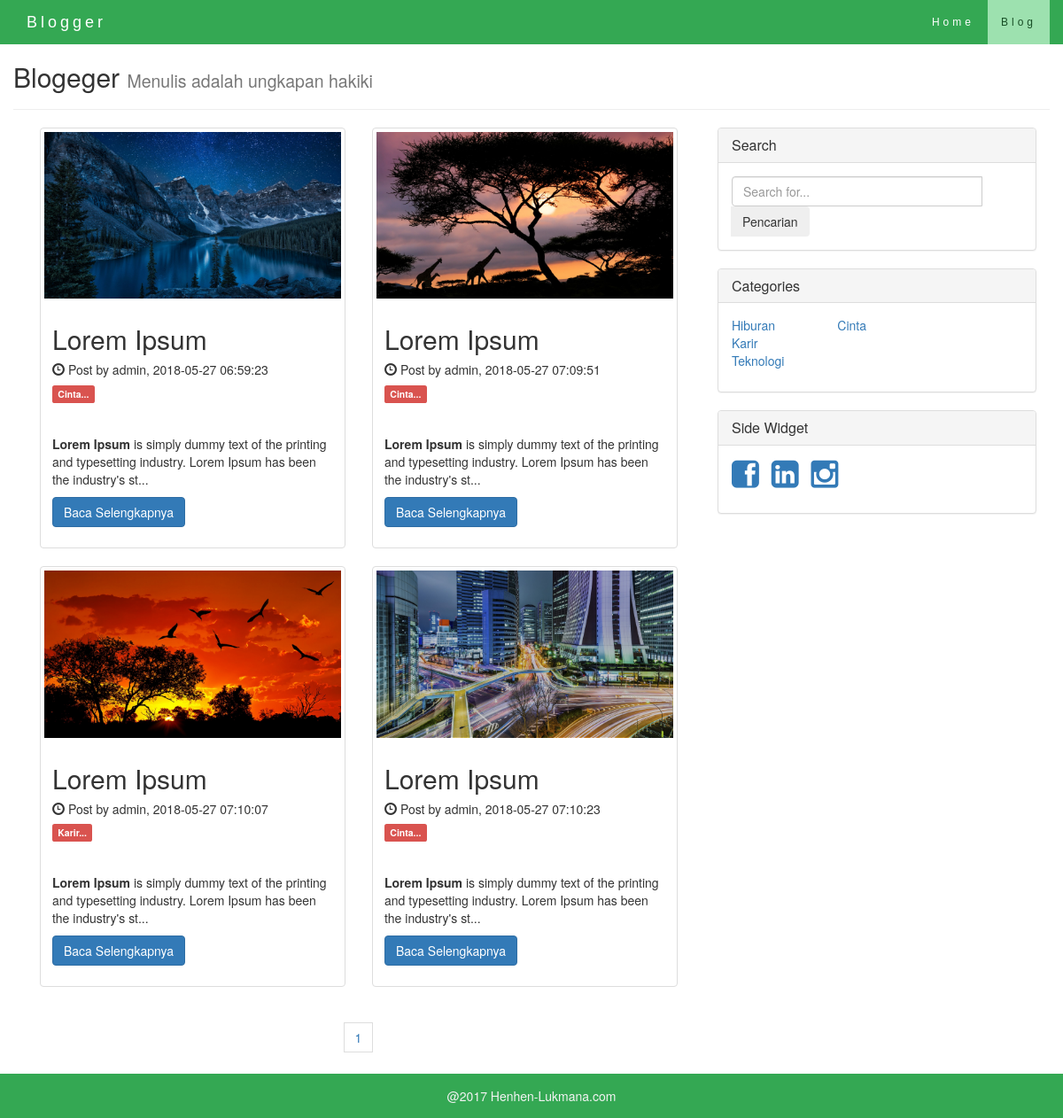
The page / on the database its author committed.
### tables this page shows
CREATE TABLE `artikel` (
  `id_artikel` int(30) NOT NULL,
  `judul` varchar(400) NOT NULL,
  `isi` varchar(5000) NOT NULL,
  `waktu` timestamp NOT NULL DEFAULT CURRENT_TIMESTAMP,
  `gambar` varchar(200) NOT NULL,
  `id_kategori` int(30) NOT NULL,
  `hitung` int(100) NOT NULL DEFAULT '0'
);

CREATE TABLE `tags` (
  `id_tag` int(11) NOT NULL,
  `judul_tag` varchar(11) NOT NULL
);

### function/blog.php (called while the page is built, shortened)
<?php
function result ($query) {
  global $link;
  if ($result = mysqli_query($link, $query) or die ('gagal menampilkan data')){
  return $result;
  }
}
function tampilkan() {
  $query= "SELECT artikel.id_artikel, artikel.judul, artikel.isi, artikel.gambar, artikel.waktu, tags.judul_tag
           FROM artikel
           LEFt JOIN tags ON artikel.id_kategori = tags.id_tag;";
  return result ($query);
}
function tampil_kategori() {
  $query = "SELECT *  FROM tags ORDER BY id_tag DESC LIMIT 3";
  return result ($query);
}
function tampil_kategori2() {
  $query = "SELECT *  FROM tags ORDER BY id_tag DESC LIMIT 3 offset 3";
  return result ($query);
}
function excerpt ($string) {
  $string = substr($string, 0, 142);
  return $string .'...';
}
function excerpt_judul ($string) {
  $string = substr($string, 0, 32);
  return $string .'...';
}
?>

### function/sosial_media.php (called while the page is built, shortened)
<?php require_once 'blog.php';?>
<?php
function tampil_sosmed() {
  $query= "SELECT * FROM sosial_media WHERE id_sosmed=1";
  return result ($query);
}
?>

### index.php (the view, shortened to what this page needs)
<?php require_once 'core/init.php' ?>
<?php require_once 'view/header.php' ?>
<?php
$sosmed=tampil_sosmed();
$sosial= mysqli_fetch_assoc($sosmed);
$facebook= $sosial['facebook'];
$linkedin= $sosial['linkedin'];
$instagram= $sosial['instagram'];
$kategori = tampil_kategori();
$kategori2 = tampil_kategori2();
$artikel = tampilkan();
$page=0;
if($page== "0") {
    $page= "1";
}
if ($page=="" || $page=="1")
{
  $page1 =0;
}else {
  $page1=($page*8)-8;
}
$query= "SELECT artikel.id_artikel, artikel.judul, artikel.isi, artikel.gambar, artikel.waktu, tags.judul_tag
         FROM artikel
         LEFt JOIN tags ON artikel.id_kategori = tags.id_tag
         LIMIT $page1, 8";
$result= mysqli_query($link,$query);
$total = mysqli_num_rows($artikel);
$count = ceil($total/8);
 $range = 5;
?>
<section>
  <div class="col-md-8 ">
 <?php while ($row= mysqli_fetch_assoc ($result)): ?>
  <div class="col-md-6">
  <div class="thumbnail">
    <img src="gambar/blog/<?php echo $row['gambar']?>" alt="..." width="360" height="124">
    <div class="caption">
      <h2><?php echo $row['judul']; ?></h2>
   <h5><span class="glyphicon glyphicon-time"></span> Post by admin, <?php echo $row['waktu'];?></h5>
    <h5><span class="label label-danger"><?php echo excerpt_judul ($row['judul_tag']);?></span> </h5><br>
      <p><?php echo excerpt ($row['isi']);?> </p>
    <p class="text-left"><a href="post.php?id=<?= $row['id_artikel']; ?>" class="btn btn-primary" role="button">Baca Selengkapnya </a></p>
    </div>
  </div>
    </div>
<?php endwhile; ?>
<div class="col-md-12">
<div class="text-center">
<ul class="pagination">
<li>
<?php
for ($x = ($page - $range); $x <= (($page + $range) + 1); $x++) {
   if (($x > 0) && ($x <= $count)) {
      echo " <a href='{$_SERVER['PHP_SELF']}?page=$x'>$x</a>";
}
}
?>
</li>
</ul>
</div>
    </div>
</div>
<div class="col-md-4">
        <div class="panel panel-default">
          <div class="panel-heading">
       <h5 class=" panel-title">Search</h5></div>
          <div class="panel-body">
            <div class="input-group">
              <form action="cari.php" method="get">
              <input type="search" name="cari" class="form-control" placeholder="Search for...">
              <span class="input-group-btn">
                <input type="submit" class="btn btn-secondary" value="Pencarian"/>
              </form>
            </div>
          </div>
        </div>
        <div class="panel panel-default">
      <div class="panel-heading">
       <h5 class=" panel-title">Categories</h5></div>
          <div class="panel-body">
            <div class="row">
              <div class="col-lg-4">
                <ul class="list-unstyled mb-0">
                  <?php while ($row= mysqli_fetch_assoc ($kategori)): ?>
                    <li>
                    <a href="kategori.php?id=<?= $row['id_tag']; ?>"><?php echo $row['judul_tag'];?></a>
                  </li>
                <?php endwhile; ?>
                </ul>
              </div>
              <div class="col-lg-4">
                <ul class="list-unstyled mb-0">
                  <?php while ($row2= mysqli_fetch_assoc ($kategori2)): ?>
                    <li>
                    <a href="kategori.php?id=<?= $row2['id_tag']; ?>"><?php echo $row2['judul_tag'];?></a>
                  </li>
                <?php endwhile; ?>
                </ul>
              </div>
              <div class="col-lg-4">
              </div>
            </div>
          </div>
        </div>
        <div class="panel panel-default">
           <div class="panel-heading">
       <h5 class=" panel-title">Side Widget</h5></div>
          <div class="panel-body">
<ul class="list-inline">
<li class="list-inline-item"><a href="http://<?php echo $facebook; ?>"><i class="fa fa-facebook-square" style="font-size:36px;"></i></a></li>
<li class="list-inline-item"><a href="http://<?php echo $linkedin; ?>"><i class="fa fa-linkedin-square" style="font-size:36px;"></i></a></li>
<li class="list-inline-item"><a href="http://<?php echo $instagram; ?>"><i class="fa fa-instagram" style="font-size:36px;"></i></a></li>
</ul>
          </div>
        </div>
      </div>
  </div>
</div>
<?php require_once 'view/footer.php' ?>

### view/css/style.css (style rules this page uses)
body { background-color: #ffffff; }

### rows shown on the page
artikel: gambar (picture), judul "Lorem Ipsum", waktu "2018-05-27 06:59:23", tags.judul_tag "Cinta...", isi "Lorem Ipsum is simply dummy text of the printing and typesetting industry. Lorem Ipsum has been the industry's st..."
artikel: gambar (picture), judul "Lorem Ipsum", waktu "2018-05-27 07:09:51", tags.judul_tag "Cinta...", isi "Lorem Ipsum is simply dummy text of the printing and typesetting industry. Lorem Ipsum has been the industry's st..."
artikel: gambar (picture), judul "Lorem Ipsum", waktu "2018-05-27 07:10:07", tags.judul_tag "Karir...", isi "Lorem Ipsum is simply dummy text of the printing and typesetting industry. Lorem Ipsum has been the industry's st..."
artikel: gambar (picture), judul "Lorem Ipsum", waktu "2018-05-27 07:10:23", tags.judul_tag "Cinta...", isi "Lorem Ipsum is simply dummy text of the printing and typesetting industry. Lorem Ipsum has been the industry's st..."
tags: judul_tag "Hiburan"
tags: judul_tag "Karir"
tags: judul_tag "Teknologi"
tags: judul_tag "Cinta"
